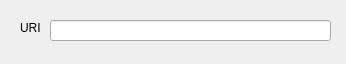
<?xml version="1.0" encoding="UTF-8"?>
<ui version="4.0">
 <class>ShareURI</class>
 <widget class="QDialog" name="ShareURI">
  <property name="geometry">
   <rect>
    <x>0</x>
    <y>0</y>
    <width>346</width>
    <height>64</height>
   </rect>
  </property>
  <property name="windowTitle">
   <string>Share URI</string>
  </property>
  <widget class="QLineEdit" name="uri">
   <property name="geometry">
    <rect>
     <x>50</x>
     <y>20</y>
     <width>281</width>
     <height>21</height>
    </rect>
   </property>
   <property name="frame">
    <bool>true</bool>
   </property>
  </widget>
  <widget class="QLabel" name="label">
   <property name="geometry">
    <rect>
     <x>20</x>
     <y>20</y>
     <width>31</width>
     <height>16</height>
    </rect>
   </property>
   <property name="text">
    <string>URI</string>
   </property>
  </widget>
 </widget>
 <resources/>
 <connections/>
</ui>
